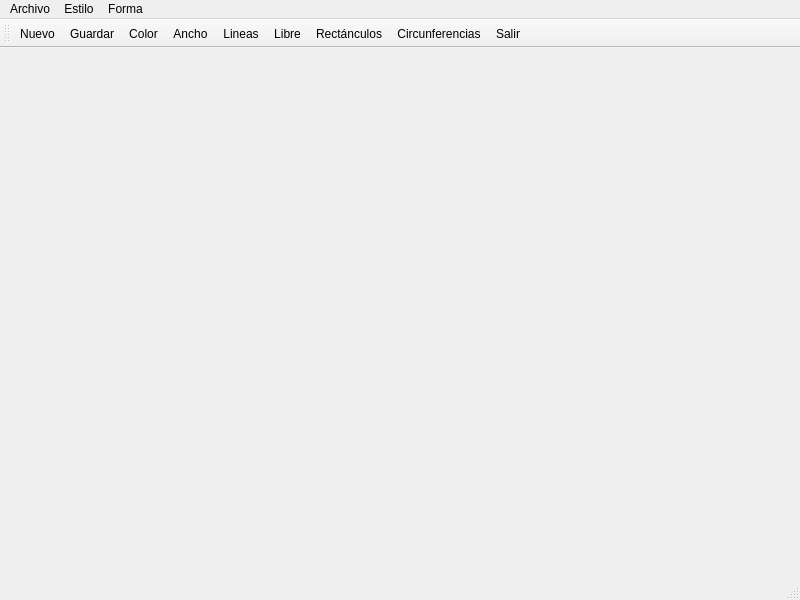
<?xml version="1.0" encoding="UTF-8"?>
<ui version="4.0">
 <class>Principal</class>
 <widget class="QMainWindow" name="Principal">
  <property name="geometry">
   <rect>
    <x>0</x>
    <y>0</y>
    <width>800</width>
    <height>600</height>
   </rect>
  </property>
  <property name="cursor">
   <cursorShape>CrossCursor</cursorShape>
  </property>
  <property name="windowTitle">
   <string>Principal</string>
  </property>
  <property name="windowIcon">
   <iconset resource="recursos.qrc">
    <normaloff>:/recursos/cepillo.png</normaloff>:/recursos/cepillo.png</iconset>
  </property>
  <widget class="QWidget" name="centralwidget"/>
  <widget class="QMenuBar" name="menubar">
   <property name="geometry">
    <rect>
     <x>0</x>
     <y>0</y>
     <width>800</width>
     <height>21</height>
    </rect>
   </property>
   <widget class="QMenu" name="menuArchivo">
    <property name="title">
     <string>Archivo</string>
    </property>
    <addaction name="actionNuevo"/>
    <addaction name="actionGuardar"/>
    <addaction name="separator"/>
    <addaction name="actionSalir"/>
   </widget>
   <widget class="QMenu" name="menuEstilo">
    <property name="title">
     <string>Estilo</string>
    </property>
    <addaction name="actionColor"/>
    <addaction name="actionAncho"/>
   </widget>
   <widget class="QMenu" name="menuForma">
    <property name="title">
     <string>Forma</string>
    </property>
    <addaction name="actionLineas"/>
    <addaction name="actionLibre"/>
    <addaction name="actionRect_nculos"/>
    <addaction name="actionCircunferencias"/>
   </widget>
   <addaction name="menuArchivo"/>
   <addaction name="menuEstilo"/>
   <addaction name="menuForma"/>
  </widget>
  <widget class="QStatusBar" name="statusbar"/>
  <widget class="QToolBar" name="toolBar">
   <property name="windowTitle">
    <string>toolBar</string>
   </property>
   <attribute name="toolBarArea">
    <enum>TopToolBarArea</enum>
   </attribute>
   <attribute name="toolBarBreak">
    <bool>false</bool>
   </attribute>
   <addaction name="actionNuevo"/>
   <addaction name="actionGuardar"/>
   <addaction name="actionColor"/>
   <addaction name="actionAncho"/>
   <addaction name="actionLineas"/>
   <addaction name="actionLibre"/>
   <addaction name="actionRect_nculos"/>
   <addaction name="actionCircunferencias"/>
   <addaction name="actionSalir"/>
  </widget>
  <action name="actionNuevo">
   <property name="icon">
    <iconset resource="recursos.qrc">
     <normaloff>:/recursos/nuevo-documento.png</normaloff>:/recursos/nuevo-documento.png</iconset>
   </property>
   <property name="text">
    <string>Nuevo</string>
   </property>
   <property name="shortcut">
    <string>Ctrl+N</string>
   </property>
  </action>
  <action name="actionGuardar">
   <property name="icon">
    <iconset resource="recursos.qrc">
     <normaloff>:/recursos/disquete.png</normaloff>:/recursos/disquete.png</iconset>
   </property>
   <property name="text">
    <string>Guardar</string>
   </property>
   <property name="shortcut">
    <string>Ctrl+S</string>
   </property>
  </action>
  <action name="actionSalir">
   <property name="icon">
    <iconset resource="recursos.qrc">
     <normaloff>:/recursos/cerrar-sesion.png</normaloff>:/recursos/cerrar-sesion.png</iconset>
   </property>
   <property name="text">
    <string>Salir</string>
   </property>
   <property name="shortcut">
    <string>Ctrl+Q</string>
   </property>
  </action>
  <action name="actionColor">
   <property name="icon">
    <iconset resource="recursos.qrc">
     <normaloff>:/recursos/circulo-de-color.png</normaloff>:/recursos/circulo-de-color.png</iconset>
   </property>
   <property name="text">
    <string>Color</string>
   </property>
   <property name="shortcut">
    <string>Ctrl+Shift+C</string>
   </property>
  </action>
  <action name="actionAncho">
   <property name="icon">
    <iconset resource="recursos.qrc">
     <normaloff>:/recursos/ancho.png</normaloff>:/recursos/ancho.png</iconset>
   </property>
   <property name="text">
    <string>Ancho</string>
   </property>
   <property name="shortcut">
    <string>Ctrl+Shift+A</string>
   </property>
  </action>
  <action name="actionLineas">
   <property name="checkable">
    <bool>true</bool>
   </property>
   <property name="icon">
    <iconset resource="recursos.qrc">
     <normaloff>:/recursos/nodos.png</normaloff>:/recursos/nodos.png</iconset>
   </property>
   <property name="text">
    <string>Lineas</string>
   </property>
  </action>
  <action name="actionLibre">
   <property name="checkable">
    <bool>true</bool>
   </property>
   <property name="icon">
    <iconset resource="recursos.qrc">
     <normaloff>:/recursos/bloc-de-dibujo.png</normaloff>:/recursos/bloc-de-dibujo.png</iconset>
   </property>
   <property name="text">
    <string>Libre</string>
   </property>
  </action>
  <action name="actionRect_nculos">
   <property name="checkable">
    <bool>true</bool>
   </property>
   <property name="icon">
    <iconset resource="recursos.qrc">
     <normaloff>:/recursos/cuadro.png</normaloff>:/recursos/cuadro.png</iconset>
   </property>
   <property name="text">
    <string>Rectánculos</string>
   </property>
  </action>
  <action name="actionCircunferencias">
   <property name="checkable">
    <bool>true</bool>
   </property>
   <property name="icon">
    <iconset resource="recursos.qrc">
     <normaloff>:/recursos/circunferencia.png</normaloff>:/recursos/circunferencia.png</iconset>
   </property>
   <property name="text">
    <string>Circunferencias</string>
   </property>
  </action>
 </widget>
 <resources>
  <include location="recursos.qrc"/>
 </resources>
 <connections/>
</ui>
